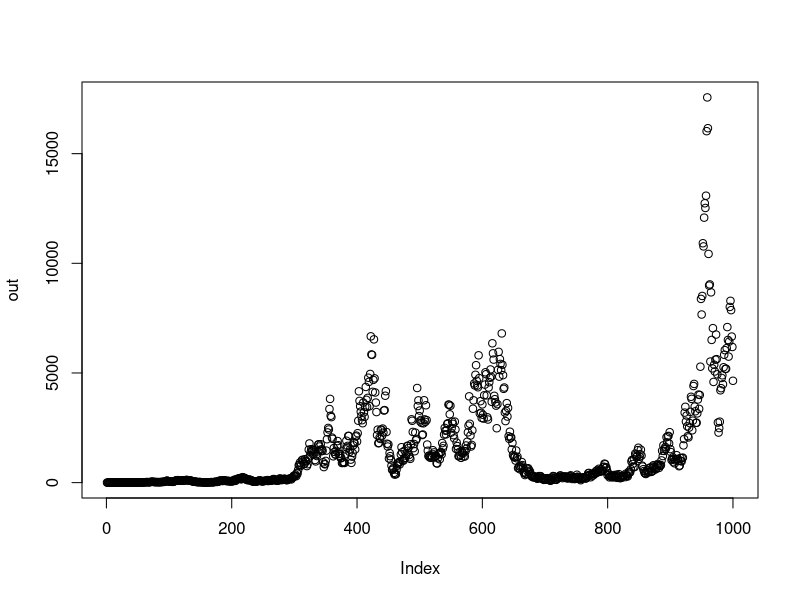
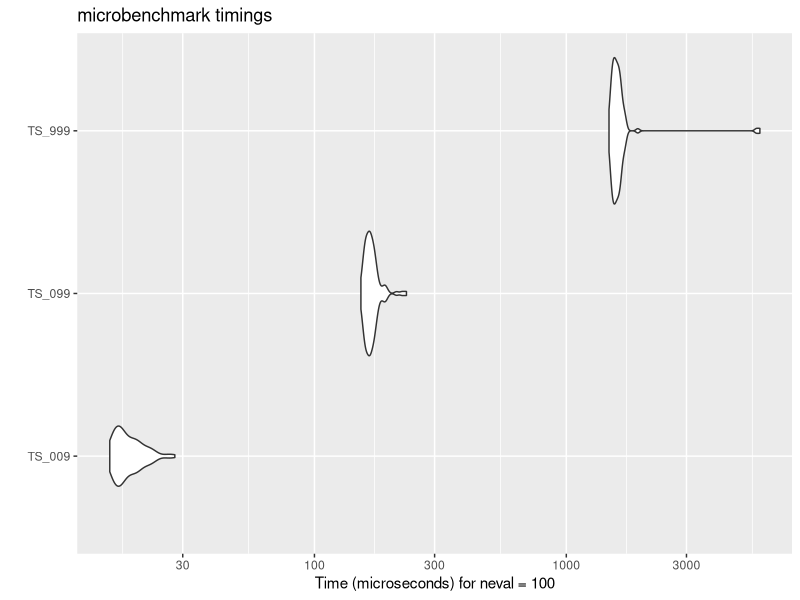

The R source for these figures, in order:
## ---- chunk 1
knitr::opts_chunk$set(echo = TRUE)
library(ggplot2)
library(parallel)
library(doParallel)
library(foreach)
library(microbenchmark)
## ---- chunk 2
geom_growth_base <- function(NO=2, lambda=1.01, sigma=0.2, tmax=999){
  Nvals <- vector('numeric') #create an empty vector to store output
  Nvals[1] <- NO #create an initial population size 
  
  for(t in 1:tmax){
    Z_t <- rnorm(1, 0, sigma) #pull a random number from a normal distribution 
    lambda_t <- lambda*exp(Z_t)
    Nvals[t+1] <- lambda_t*Nvals[t]
  }
  return(Nvals)
}
## ---- chunk 3
set.seed(1)
out <- geom_growth_base()

plot(out)
## ---- chunk 4
#Using a default number of time-points: 
start_time <- Sys.time()
out <- geom_growth_base()
end_time <- Sys.time()

end_time - start_time 
## ---- chunk 5
start_time <- Sys.time()

set.seed(1)
out <- geom_growth_base()

end_time <- Sys.time()

end_time - start_time
## ---- chunk 6
#Increase time stamps: 
start_time <- Sys.time()

set.seed(1)
out <- geom_growth_base(tmax=10^6) 

end_time <- Sys.time()

end_time - start_time 

#Change constant: 
start_time <- Sys.time()

set.seed(1)
out <- geom_growth_base(sigma=1)

end_time <- Sys.time()

end_time - start_time

## ---- chunk 7
comp <- microbenchmark(TS_009 = {geom_growth_base(tmax=9)},
                       TS_099 = {geom_growth_base(tmax=99)},
                       TS_999 = {geom_growth_base(tmax=999)})
comp

autoplot(comp)
## ---- chunk 8
#Now we can test what happens if we pre-allocate amount of space in Nvals. 

geom_growth_preallocated <- function(NO=2, lambda=1.01, sigma=0.2, tmax=999){
  Nvals <- rep(NA,tmax) #create an empty vector to store output
  Nvals[1] <- NO
  
  for(t in 1:tmax){
    Z_t <- rnorm(1, 0, sigma) 
    lambda_t <- lambda*exp(Z_t)
    Nvals[t+1] <- lambda_t*Nvals[t]
  }
  return(Nvals)
}

## ---- chunk 9

geom_growth_base <- function(NO=2, lambda=1.01, sigma=0.2, tmax=999){
  Nvals <- vector('numeric') #create an empty vector to store output
  Nvals[1] <- NO #create an initial population size 
  
  for(t in 1:tmax){
    Z_t <- rnorm(1, 0, sigma) #pull a random number from a normal distribution 
    lambda_t <- lambda*exp(Z_t)
    Nvals[t+1] <- lambda_t*Nvals[t]
  }
  return(Nvals)
}
## ---- chunk 10
microbenchmark(old = {geom_growth_base(tmax=9999)},
               new = {geom_growth_preallocated(tmax=9999)})
## ---- chunk 11
Nobsv <- geom_growth_preallocated(tmax=9999) #observed population sizes

start_time <- Sys.time()

growth_rates <- vector('numeric',(length(Nobsv)-1))
for(i in 1:(length(Nobsv)-1)){
  growth_rates[i] <- Nobsv[i+1]/Nobsv[i]
}

end_time <- Sys.time()

end_time - start_time
## ---- chunk 12
tmax <- 9999
Nobsv <- geom_growth_preallocated(tmax=tmax)

start_time <- Sys.time()

growth_rates <- vector('numeric',length(data)-1)

Nnow <- Nobsv[-tmax]
Nnext <- Nobsv[-1]

growth_rates <- Nnext/Nnow #dividing one vector by another,  which saves computational time.  

end_time <- Sys.time()

end_time - start_time 

